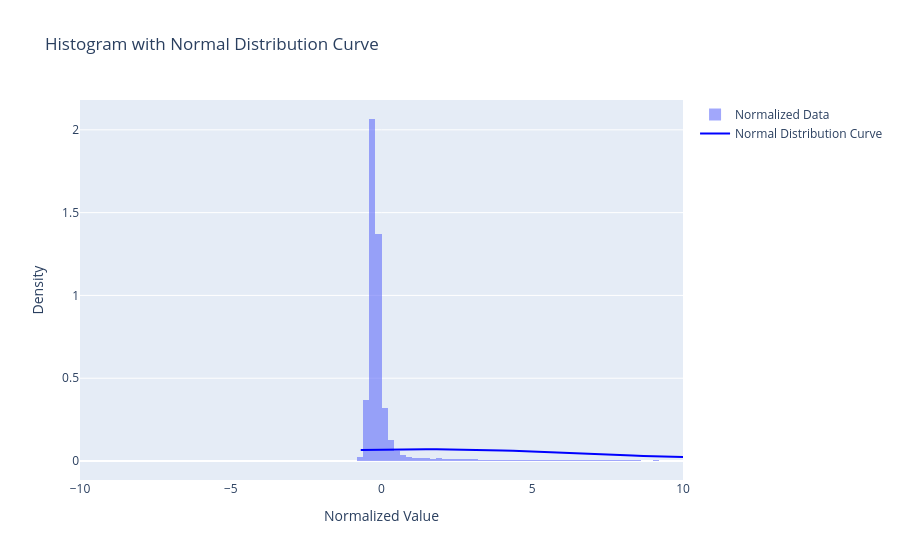

Notebook code for this chart:
### Code cell
# Plot data distribuition (Scaling Check after)
os.makedirs('images', exist_ok=True)
dp.plot_histogram_with_distribution(scaled_df, 
                                    output_dir='images', 
                                    file_name='histogram_with_distribution_curve_Scaled.html',
                                   #log_scale=True,
                                   x_range=(-10, 10))
